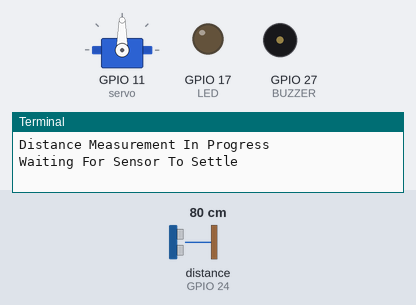
Simulated run of this program. Board: Raspberry Pi (BCM pin numbers). Shown: servo, output pins drawn as LEDs (lit = HIGH), buzzer (waves = sounding, pin HIGH), the last lines printed to the terminal. Inputs (shaded band) come from the test bench; at power-on: distance to the obstacle (sensor on GPIO 24) 80 cm. The echo pulse lasts 58.3 µs per cm; servo angles are drawn from the pulse width (0.5 ms = 0°, 2.5 ms = 180°); the clock reads 2024-03-15 10:24:30 at power-on unless the program sets it; pins used as bus, display or sensor lines are not drawn.

Above: at 1.2 s.
1.3 s: distance to the obstacle (sensor on GPIO 24) set to 23 cm
4.3 s: distance to the obstacle (sensor on GPIO 24) set to 18 cm
At 6.9 s:
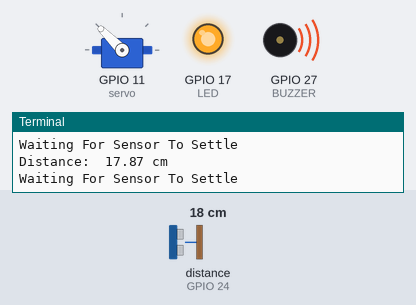
7.5 s: distance to the obstacle (sensor on GPIO 24) set to 35 cm
At 8.5 s:
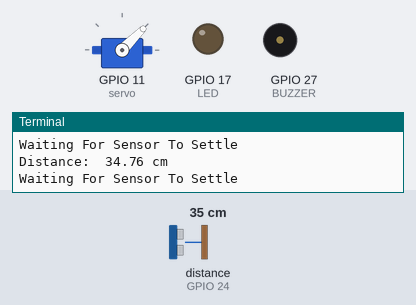
10.5 s: distance to the obstacle (sensor on GPIO 24) set to 2 cm
At 12.9 s:
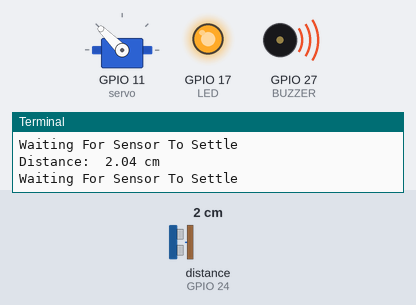
Timing chart, 0 to 14.4 s (numbered marks = the images above; inputs shaded):
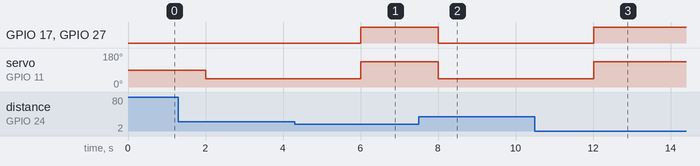

The program:

Ultrasonic+Servo+LED+Buzzer_Detector.py
```python
import RPi.GPIO as GPIO
import time
from gpiozero import Servo
GPIO.setmode(GPIO.BCM)


TRIG = 23
ECHO = 24
LED = 17
BUZZER = 27
myGPIO = 11
servo = Servo(myGPIO)

print ("Distance Measurement In Progress")

GPIO.setup(TRIG,GPIO.OUT)
GPIO.setup(ECHO,GPIO.IN)
GPIO.setup(LED,GPIO.OUT)
GPIO.setup(BUZZER,GPIO.OUT)


try:
    while True:

        GPIO.output(TRIG, False)
        print ("Waiting For Sensor To Settle")
        time.sleep(2)

        GPIO.output(TRIG, True)
        time.sleep(0.00001)
        GPIO.output(TRIG, False)

        while GPIO.input(ECHO)==0:
            pulse_start = time.time()

        while GPIO.input(ECHO)==1:
            pulse_end = time.time()

        pulse_duration = pulse_end - pulse_start
        distance = pulse_duration * 17000
        distance = round(distance, 2)


        if (distance < 20):
            GPIO.output(LED, GPIO.HIGH)
            GPIO.output(BUZZER, GPIO.HIGH)
            servo.max()
        else:
            GPIO.output(LED, GPIO.LOW)
            GPIO.output(BUZZER, GPIO.LOW)
            servo.min()

        print ("Distance: ",distance,"cm")


except KeyboardInterrupt:
    print("Cleaning up!")
    GPIO.cleanup()
finally:
    servo.stop()
    GPIO.cleanup()
    print("final cleanup")
```

Measured:
- the behaviour switches between 21 and 20 cm on distance to the obstacle (sensor on GPIO 24) (found by bisection; images 0 and 1)
- after the input at 4.3 s, GPIO 17 (LED), GPIO 27 (BUZZER): LOW → HIGH after 1.7 s; servo on GPIO 11 (servo): 45° → 135° after 1.7 s
- after the input at 7.5 s, GPIO 17 (LED), GPIO 27 (BUZZER): HIGH → LOW after 0.51 s; servo on GPIO 11 (servo): 135° → 45° after 0.51 s
- after the input at 10.5 s, GPIO 17 (LED), GPIO 27 (BUZZER): LOW → HIGH after 1.5 s; servo on GPIO 11 (servo): 45° → 135° after 1.5 s
